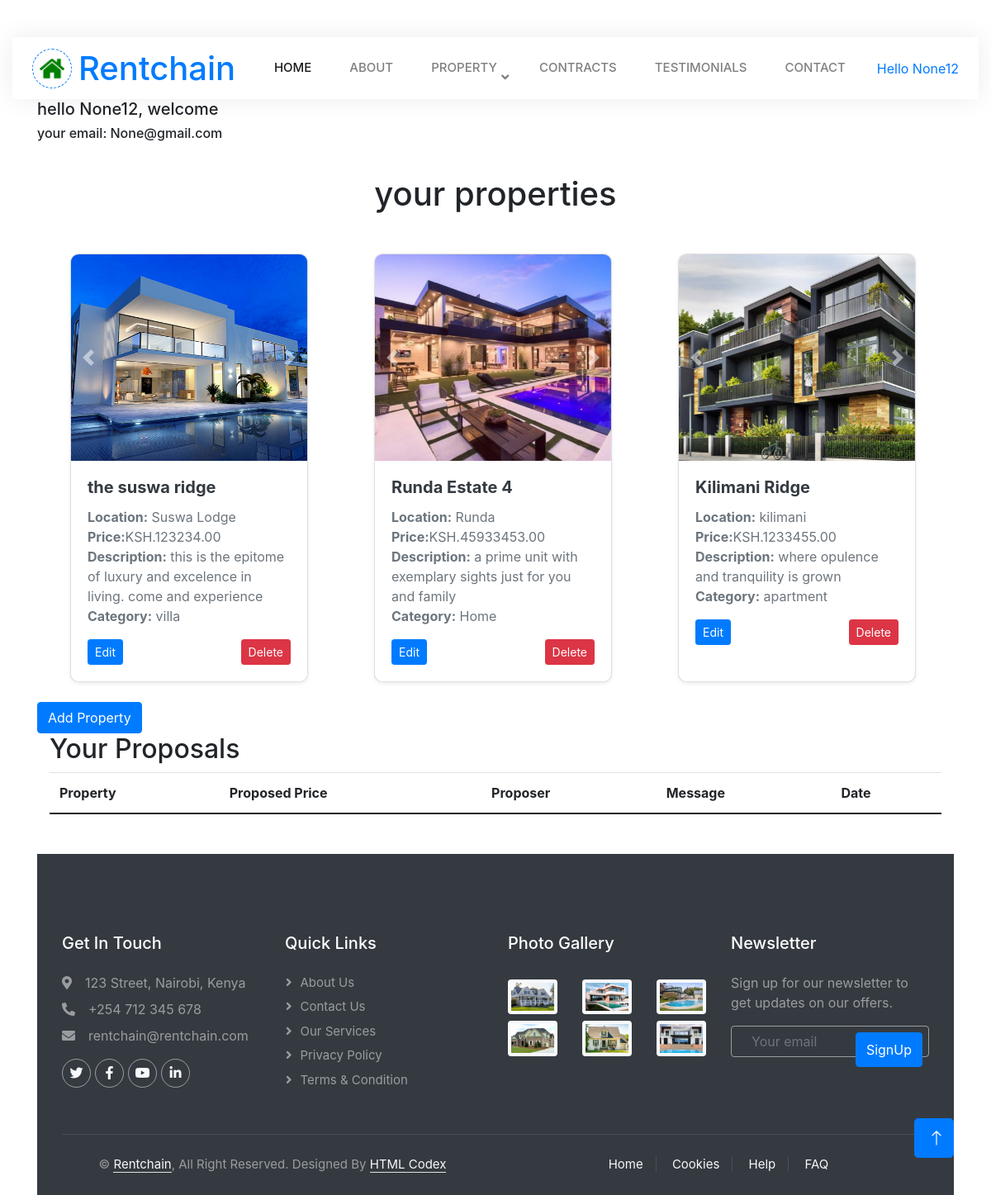
The app's page /landlord/dashboard/ (signed in), older data.
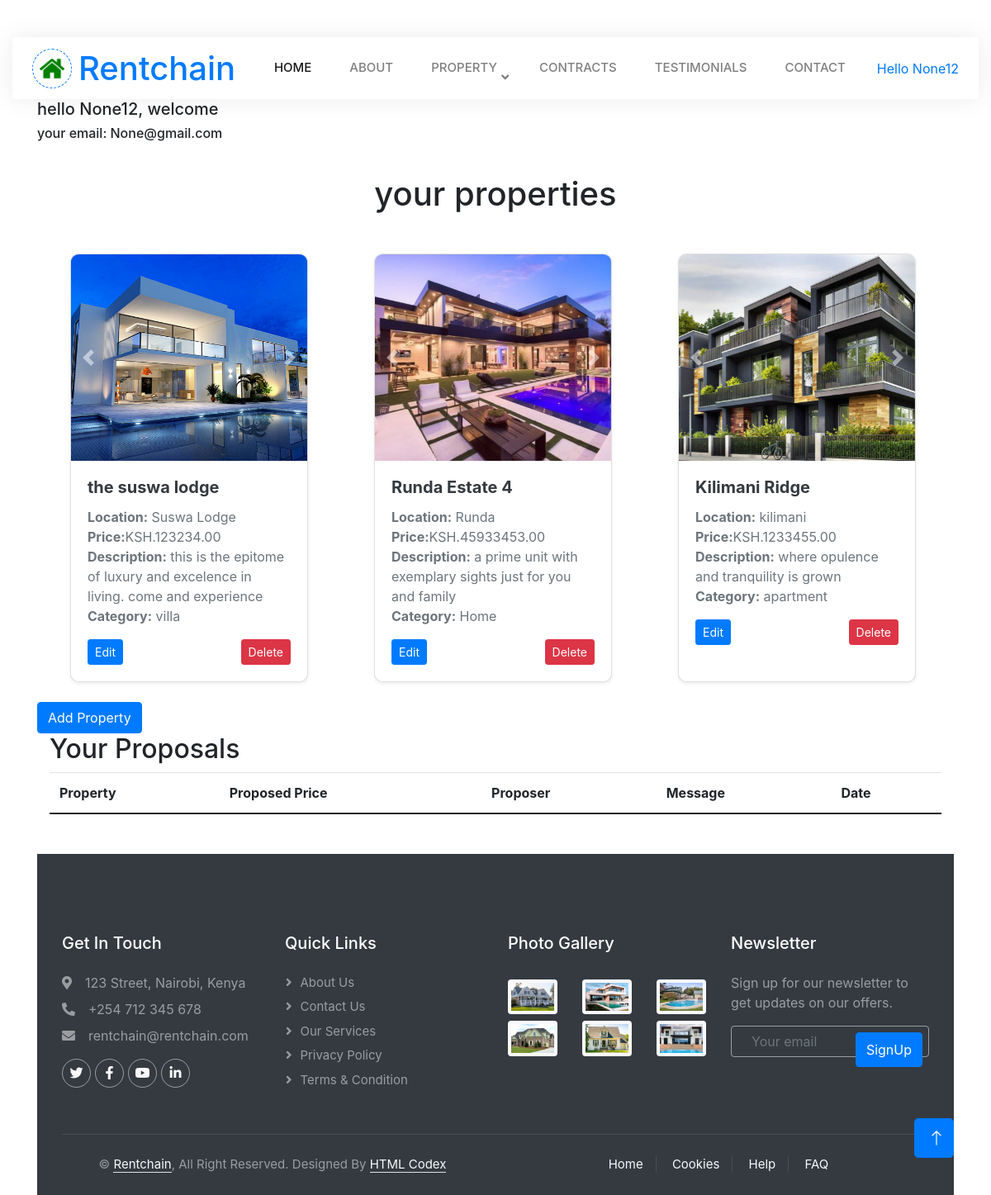
The same page, newer data.
### property_app/models.py (models this page shows, shortened)
class Property(models.Model):
    landlord = models.ForeignKey(settings.AUTH_USER_MODEL, on_delete=models.CASCADE, related_name="properties")
    name = models.CharField(max_length=255, default='test')
    description = models.TextField(default='test')
    price = models.DecimalField(max_digits=10, decimal_places=2,default='123')
    location = models.CharField(max_length=255,default='test')
    created_at = models.DateTimeField(auto_now_add=True)
    number_of_units=models.IntegerField()
    size=models.IntegerField()
    baths=models.IntegerField()
    beds=models.IntegerField()
    lease_type=[
        ('rent','Rent'),
        ('sale','Sale'),
        ('lease','Lease')
    ]
    CATEGORY_CHOICES = [
        ('apartment', 'Apartment'),
        ('villa', 'Villa'),
        ('Home', 'home'),
        ('Office', 'office'),
        ('Garage', 'garage'),
    ]
    category = models.CharField(max_length=50, choices=CATEGORY_CHOICES, default='apartment')
    t_type= models.CharField(max_length=50,choices=lease_type,default='rent')

### property_app/views.py (the view, shortened to what this page needs)
# urls.py: path('landlord/dashboard/', LandlordDashboardView.as_view(), name='landlord_dashboard'),
@method_decorator(login_required, name='dispatch')
@method_decorator(role_required('landlord'), name='dispatch')
class LandlordDashboardView(View):
    def get(self, request, *args, **kwargs):
        if getattr(request.user, 'role', None) != 'landlord':
            return redirect('login')
        properties = Property.objects.filter(landlord=request.user)
        PropertyImageFormSet = modelformset_factory(PropertyImage, form=PropertyImageForm, extra=3)
        proposals = Proposal.objects.filter(property__in=properties).select_related('proposer', 'property')
        property_form = PropertyForm()
        image_formset = PropertyImageFormSet(queryset=PropertyImage.objects.none())
        return render(request, 'landlord_dashboard.html', {
            'properties': properties,
            'property_form': property_form,
            'image_formset': image_formset,
             'proposals':proposals,
        })

### property_app/forms.py
class PropertyForm(forms.ModelForm):
    class Meta:
        model=Property
        fields = ['name', 'description', 'price', 'location','category','t_type','number_of_units','beds','baths','size']

### property_app/context_processors.py (called while the page is built)
def dashboard_url(request):
    if request.user.is_authenticated:
        if request.user.role == 'client':
            return {'dashboard_url': reverse('client_dashboard')}
        elif request.user.role == 'landlord':
            return {'dashboard_url': reverse('landlord_dashboard')}
        elif request.user.role == 'admin':
            return {'dashboard_url': reverse('admin_dashboard')}
    return {'dashboard_url': None}

### property_app/views.py (called while the page is built)
def role_required(role):
    def decorator(view_func):
        def _wrapped_view(request, *args, **kwargs):
            if request.user.is_authenticated and request.user.role == role:
                return view_func(request, *args, **kwargs)
            return HttpResponseForbidden("You are not authorized to access this page.")
        return _wrapped_view
    return decorator

### property_app/templates/landlord_dashboard.html (shortened to what this page needs)
{% extends "base.html" %}
{% block content %}
<link href="//maxcdn.bootstrapcdn.com/bootstrap/4.1.1/css/bootstrap.min.css" rel="stylesheet" id="bootstrap-css">
<div class="container emp-profile">
                            <h5>
                            hello   {{request.user.username}}, welcome
                            </h5>
                            <h6>
                            your email:  {{ request.user.email}}
                            </h6>
<h1 style="text-align: center;margin-top:40px">your properties</h1>
{% if properties%}
<div class="wrapper">
    {%for p in properties%}
 <div class="card mb-4 shadow-sm">
    <div id="propertyCarousel{{ p.id }}" class="carousel slide" data-bs-ride="carousel">
        <div class="carousel-inner">
            {% for image in p.images.all %}
                <div class="carousel-item {% if forloop.first %}active{% endif %}">
                    <img src="{{ image.image.url }}" class="d-block w-100" alt="Property Image">
                </div>
            {% endfor %}
        </div>
        <button class="carousel-control-prev" type="button" data-bs-target="#propertyCarousel{{ property.id }}" data-bs-slide="prev">
            <span class="carousel-control-prev-icon" aria-hidden="true"></span>
        </button>
        <button class="carousel-control-next" type="button" data-bs-target="#propertyCarousel{{ property.id }}" data-bs-slide="next">
            <span class="carousel-control-next-icon" aria-hidden="true"></span>
        </button>
    </div>
    <div class="card-body">
        <h5 class="card-title">{{ p.name }}</h5>
        <p class="card-text">
            <strong>Location:</strong> {{ p.location }} <br>
            <strong>Price:</strong>KSH.{{ p.price }} <br>
            <strong>Description:</strong> {{ p.description }}<br>
            <strong>Category:</strong> {{ p.category }}
        </p>
        <div class="d-flex justify-content-between align-items-center">
            {% if p.id %}
    <a href="{% url 'property_edit' p.id %}" class="btn btn-primary btn-sm">Edit</a>
{% else %}
    <span class="text-muted">Edit not available</span>
{% endif %}
            {%if p.id%}
            <form action="{% url 'property_delete' p.id %}" method="POST" style="display:inline;">
                <button type="submit" class="btn btn-danger btn-sm">Delete</button>
            </form>
            {%else%}
            <span class="text-muted">Delete not available</span>
            {%endif%}
        </div>
    </div>
</div>
{% endfor %}
</div>
{%else%}
<P>NO PROPERTIES</P>
{% endif %}
<button class="btn btn-primary" type="button" data-bs-toggle="collapse" data-bs-target="#property-form-container">
    Add Property
</button>
<div class="container">
    <h2>Your Proposals</h2>
    <table class="table">
        <thead>
            <tr>
                <th>Property</th>
                <th>Proposed Price</th>
                <th>Proposer</th>
                <th>Message</th>
                <th>Date</th>
            </tr>
        </thead>
    </table>
</div>
{%endblock%}

Row changes from the older to the newer data that the page shows:
changed Property "Suswa Lodge": name "the suswa ridge" → "the suswa lodge"
